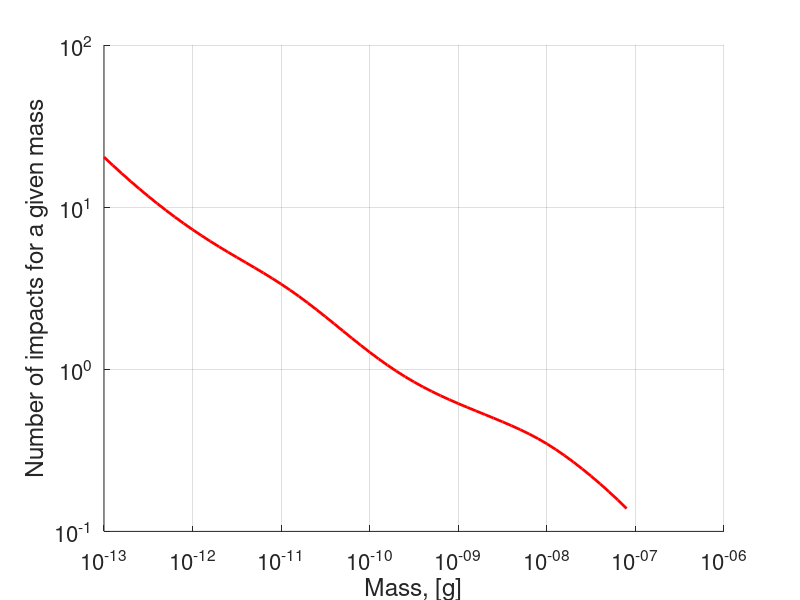
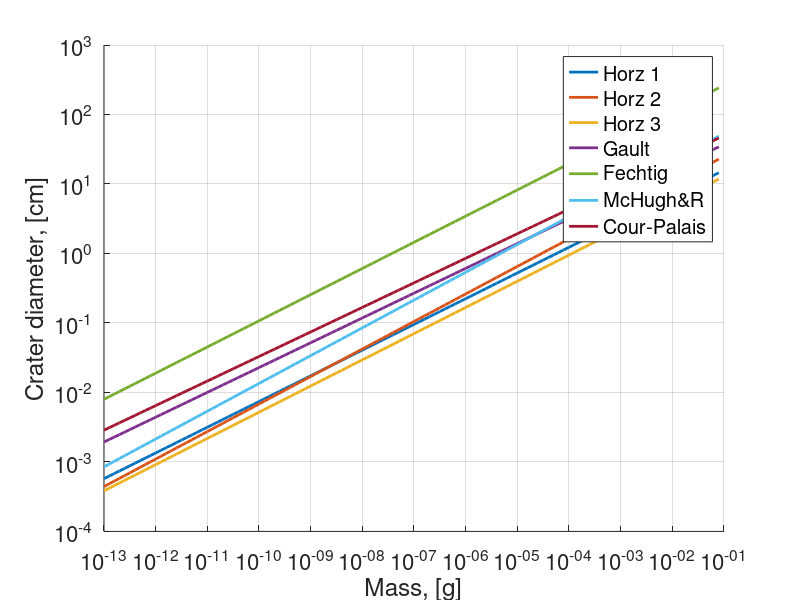
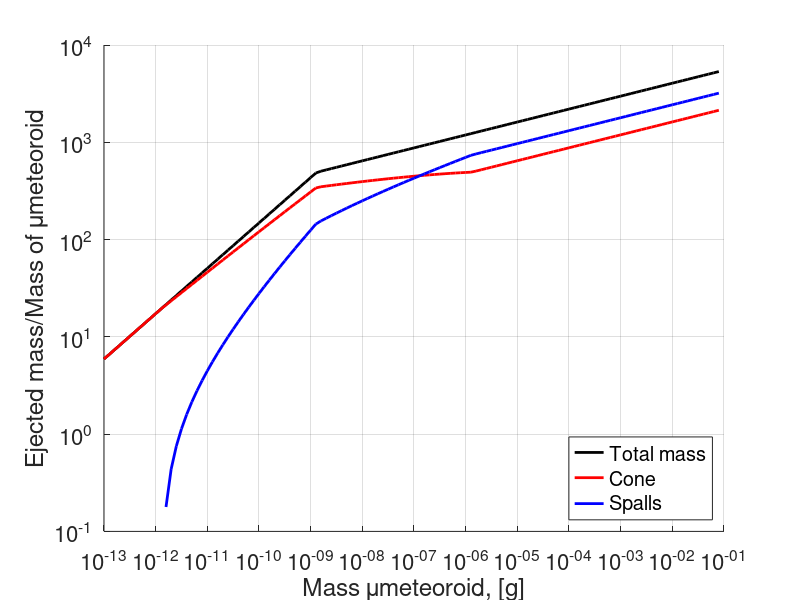
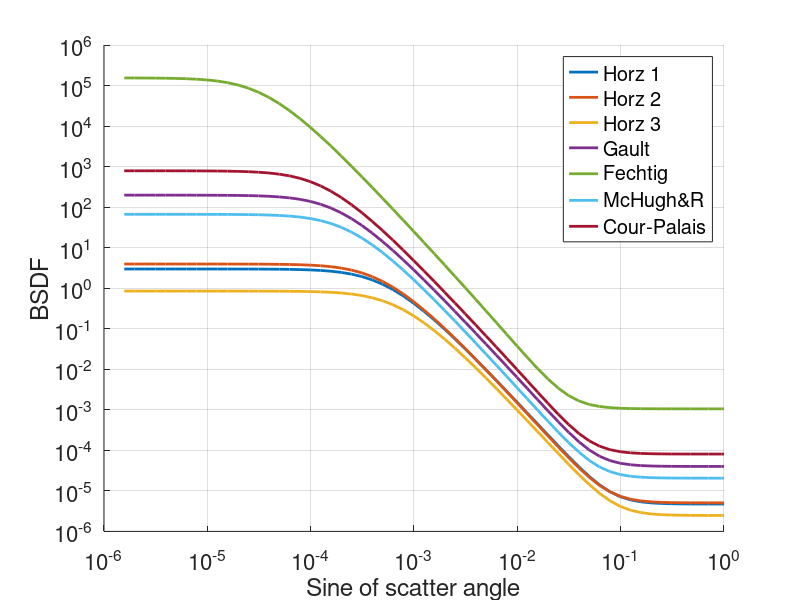

MATLAB code for these plots, in order: (Note: this script raises an error after producing the figures.)
clear all;close all; clc
%% Parameter section
MD=4;%years Mission duration (4 and 10 years)
Mrd=0.3;%m Mirror diameter
rho_target=2.53;%g/cm3 Zerodur density
CF=1;%Correction factor (shielding by structure). if CF==1 - no correction (worse scenario)
rho=2.5;%g/cm^3 constant density for all micrometeoroids
velo=20;%km/s impact velosity
alpha=0;%rad impact angle
lam=1.064e-6;%m wavelength 


%% Mictometeoroid amount
% Grun model
m=10.^(-(1:0.1:13));

F1=(2.2e+3*m.^0.306+15).^(-4.38);
F2=1.3e-9*(m+1e+11*m.^2+1e+27*m.^4).^(-0.36);
F3=1.3e-16*(m+1e+6*m.^2).^(-0.85);
Fs=3.1557e+7*(F1+F2+F3);%1/m2/year

Sm=pi*(Mrd/2)^2;% m^2 Mirror surface
Fs=Fs*MD*Mrd*Sm;
disp(['Number of impacts for  micrometeoriod mass >1e-12g  is ' num2str(round(Fs(find(m<=1e-12,1))))])
% figure(1)
% hold on
% plot(m,Fs,'-k','linew',2)
% grid on
% set(gca,'xscale','log')
% set(gca,'yscale','log')
% set(gca,'fontsize',16)
% xlabel('Mass, [g]')
% ylabel('Number of M1 impacts')
% xlim([1e-13 1])

 

mass=m(2:end);%g fraction of the assumed number at a given mass should be assigned to the next lower mass (p3 SWALES)
NEI=(diff(Fs));% Number of expected impacts
NEI(NEI<=1/2.71828/2.71828)=0;% Cut on micrometeoroid size


Diam=(6*mass/(pi*rho)).^(1/3);%cm

figure(2)
hold on
plot(mass,NEI,'r','linew',2)
% plot(mass,diff(Fs),'-ok','linew',2)

grid on
set(gca,'xscale','log')
set(gca,'yscale','log')
set(gca,'fontsize',16)
xlabel('Mass, [g]')
ylabel('Number of impacts for a given mass')
xlim([ 1e-13 1e-6])
% legend('4 years','10 years')
% End of Stage 1
%% Crater Diameter

% James B. Heaney MLCD micrometeoroid optical damage analysis -- solar window 
D1=10^(1.569).*mass.^0.37;%cm
D2=10^(1.793).*mass.^0.396;%cm
D3=10^(1.485).*mass.^0.377;%cm


%% Particle/wall interaction model

% Gault Fechtig McHugh&Richardson Cour-Palais
K1=[1.08 6.0 1.28 1.06];
lambda=[1.071 1.13 1.2 1.06];
beta=[0.524 0.71 0 0.5];
gamma=[0.714 0.755 2/3 2/3];
xi=[0.714 0.755 2/3 2/3];
kappa=[-0.5 -0.5 0.5 0];

Kc=10;%Zerodur is brittle

for p=1:4
Dpw(p,:)=K1(p)*Kc*(Diam.^lambda(p))*(rho^beta(p))*(velo.^gamma(p))*(cos(alpha)^xi(p))*(rho_target^kappa(p));
end
% sum(Dpw.^2*pi.*repmat(NEI,[4 1]),2)
%% Uniter data for Stage 2
DCrater=[ D1; D2; D3; Dpw];

figure(3)
hold on
for cnt=1:7 
  plot(mass, DCrater(cnt,:),'linew',2)
end
grid on
set(gca,'xscale','log')
set(gca,'yscale','log')
set(gca,'fontsize',16)
xlabel('Mass, [g]')
ylabel('Crater diameter, [cm]')
legend('Horz 1','Horz 2','Horz 3','Gault','Fechtig','McHugh&R','Cour-Palais')
%% Ejected mass
% J-M Siguier J-C Mandeville. Test procedures to evaluate spacecraft
% materials ejecta upon hypervelocity impact

% Brittle target
K=ones(size(Diam));
K(Diam<0.001)=Diam(Diam<0.001)*1e+3;% comment this line for a ductile target

Ei=(mass/1000)*(velo*1000)^2/2;%Joule
Me=K.*7.41e-6.*sqrt(rho/rho_target).*Ei.^1.133.*cos(alpha)^2*1000;%g

betam=ones(size(Diam));
betam(Diam>0.01)=0.4;% comment this line for a ductile target
betam((Diam>0.0001)&(Diam<=0.01))=-0.3.*log10(Diam((Diam>0.0001)&(Diam<=0.01))/100)-0.8;% comment this line for a ductile target


Mcone=betam.*Me;
Mspalls=(1-betam).*Me;

figure(4)
hold on
plot(mass, Me./mass,'-k','linew',2)
plot(mass, Mcone./mass,'-r','linew',2)
plot(mass, Mspalls./mass,'-b','linew',2)

grid on

set(gca,'xscale','log')
 set(gca,'yscale','log')
set(gca,'fontsize',16)
xlabel('Mass \mumeteoroid, [g]')
ylabel('Ejected mass/Mass of \mumeteoroid')
legend('Total mass','Cone','Spalls','location','southeast')

%% Contamination model
Mt=sum(NEI.*Me);%g total emitted mass
VolEt=Mt*rho_target*(10000)^3; %um^3 volume of total emitted material

De=(6*mass/(pi*rho_target)).^(1/3)*10000;%um equivalent diameter

NEI01=(diff(Fs))/Sm*0.1; % particle distribution on 0.1m^2 surface
NEI01(NEI01<=1/2.71828/2.71828)=0;% Cut on micrometeoroid size

% max(Me(NEI01>0)) is the biggest ejected mass
CL=(6*max(Me(NEI01>0))/(pi*rho_target)).^(1/3)*10000;%um Cleanliness level is equal to the biggest particle diameter on the surface of 0.1m^2

% mass conservation
S=0.6:0.0001:1.5;
for cnt=1:length(S)

Nd=10.^(S(cnt).*(log10(CL).^2-log10(De).^2))/0.1*Sm;% MIL-STD-1246C particle distribution on the surface
fds=diff(Nd);

rez(cnt)=abs(sum(fds.*NEI(2:end).*((De(2:end)/2).^3))*4/3*pi-VolEt);
end
[~,psm]=min(rez);

disp(['Max ejected mass=' num2str(max(Me(NEI01>0))) 'g; S=' num2str(S(psm)) '; CL=' num2str(CL)])


%% BRDF Peterson model
thet=10.^(-(0:0.1:6))*pi/2;

BSDF=zeros([size(DCrater,1) length(thet)]);


figure(6)
hold on

for cnt=1:7

for cntx=1:length(NEI)%sum over all diameters
Nd=NEI(cntx)./Sm;%Density of the umeteoroids
d=DCrater(cnt,cntx)*1e-2;% D1 D2 D3 Dpw1 Dpw2 Dpw3 Dpw4
ld=(4/pi^4)^(1/3)*lam/d;
BSDF(cnt,:)=BSDF(cnt,:)+Nd*d^2/4*(1+(pi*d/(2*lam))^2*(1+(sin(thet)./ld).^2).^(-3/2));
end

plot(sin(thet),BSDF(cnt,:),'linew',2)
end

grid on
set(gca,'fontsize',16)
set(gca,'yscale','log')
 set(gca,'xscale','log')
xlabel('Sine of scatter angle')
ylabel('BSDF')
legend('Horz 1','Horz 2','Horz 3','Gault','Fechtig','McHugh&R','Cour-Palais')




%% ABg+R for optical simulation
 for p=1:7
bsdf=BSDF(p,:);
[xData, yData] = prepareCurveData( sin(thet), bsdf );
ft = fittype( [num2str(bsdf(end)) '*B/(B+x^2.55)+' num2str(bsdf(1))], 'independent', 'x', 'dependent', 'y' );
opts = fitoptions( 'Method', 'NonlinearLeastSquares' );
opts.Display = 'final';
opts.DiffMinChange=1e-14;
opts.TolX=1e-14;
opts.TolFun=1e-14;
opts.MaxIter=1000;
opts.StartPoint = [3e-9];

% Fit model to data.
[fitresult, gof] = fit( xData, yData, ft, opts );

B(p)=fitresult.B;
A(p)=bsdf(end)*B(p);
%  g=fitresult.g
Lmb(p)=bsdf(1);

 end
% 
  g=2.55;
R=Lmb*pi;% R is reflectance of the surface


format shortE
  disp('g=2.55') 
  disp('R   A   B ') 
for cnt=1:7
   disp([num2str(R(cnt))  '   '  num2str(A(cnt)) '   '  num2str(B(cnt)) ]) 
end



figure
hold on
for p=1:7
plot(thet,BSDF(p,:),'linew',2)
plot(thet,A(p)./(B(p)+sin(thet).^g)+Lmb(p),'--','linew',2)
end
grid on
set(gca,'fontsize',16)
set(gca,'yscale','log')
set(gca,'xscale','log')

%% BRDF Peterson model TIS
% thet1=0:0.000001:pi/2;
% 
% 
% 
% 
% 
% for cnt=1:7
% BSDF1=0;
% for cntx=1:length(NEI)%sum over all diameters
% Nd=NEI(cntx)./Sm;%Density of the umeteoroids
% d=DCrater(cnt,cntx)*1e-2;% D1 D2 D3 Dpw1 Dpw2 Dpw3 Dpw4
% ld=(4/pi^4)^(1/3)*lam/d;
% BSDF1=BSDF1+Nd*d^2/4*(1+(pi*d/(2*lam))^2*(1+(sin(thet1)./ld).^2).^(-3/2));
% end
% TIS(cnt)=sum(BSDF1.*cos(thet1).*sin(thet1))*2*pi*1e-6;
% end
% format shortE
% TIS
% 
% format shortE
% 
% for cnt=length(mass):-1:1
%    disp([num2str(mass(cnt))  '&'  num2str(Fs(cnt+1)) '&'  num2str(NEI(cnt)) '\\ \hline'  ]) 
% end
% 
%    disp([num2str(m(1))  '&'  num2str(Fs(1))  '&\\ \hline'  ]) 


